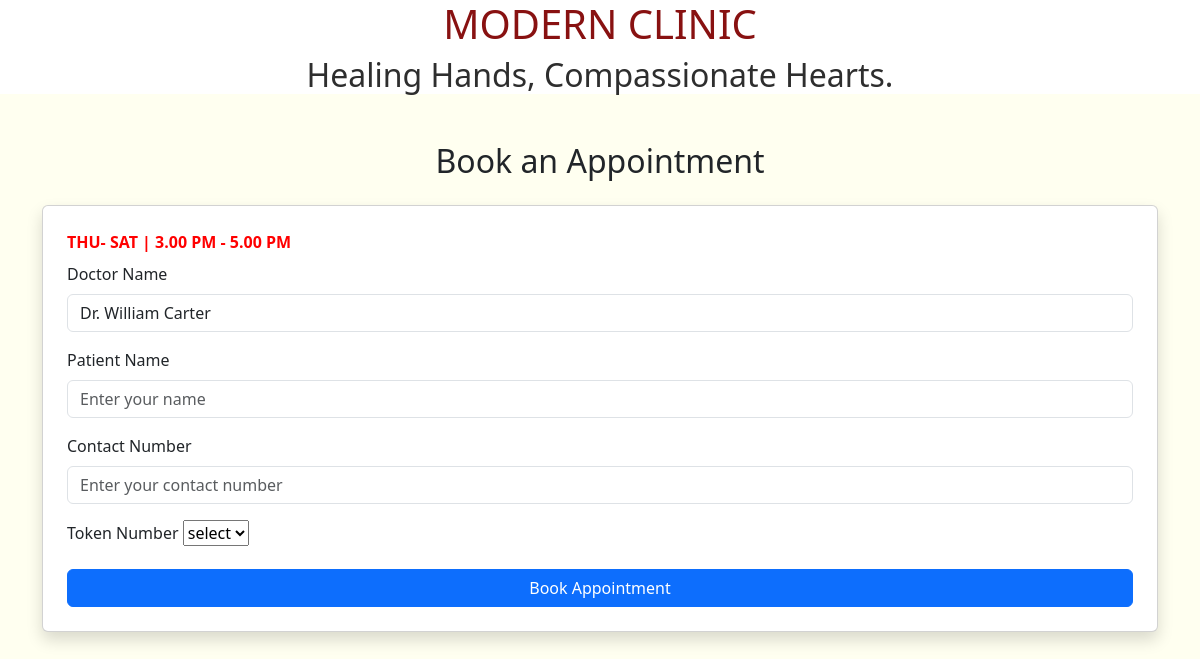
/booking/appointment/2, run on an earlier commit of the app's database.
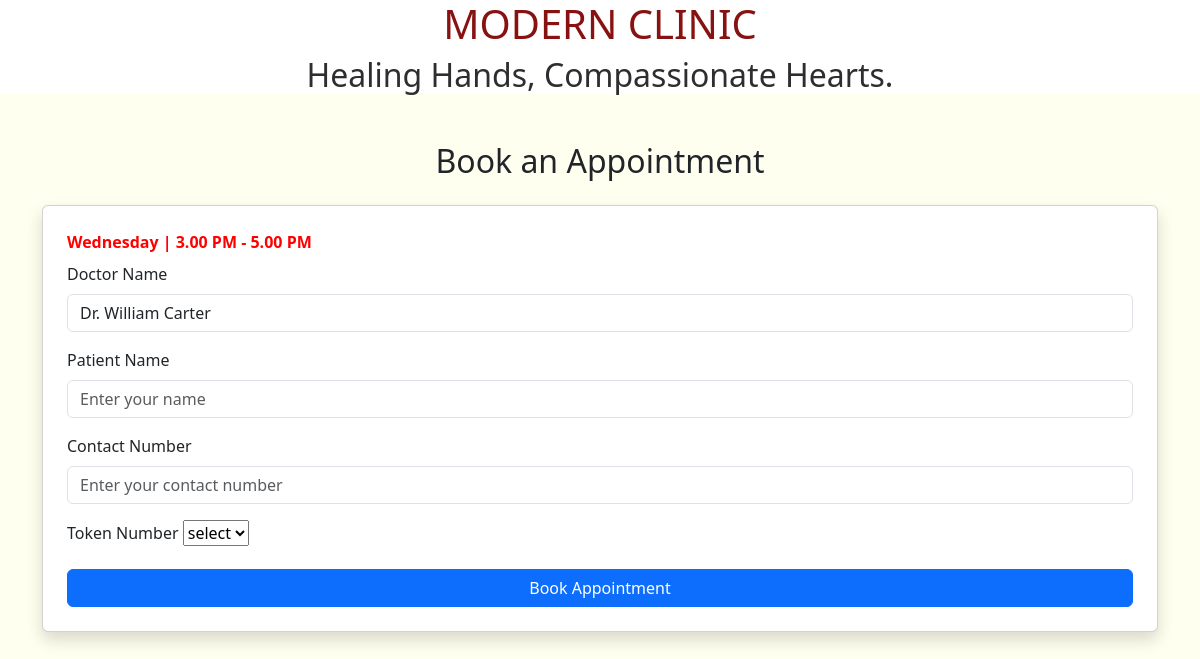
And on a later commit of the database.
### booking/models.py (models this page shows, shortened)
class TeamofDoctors(models.Model):
    name = models.CharField(max_length=50,null=True,blank=True)
    specialization = models.CharField(max_length=50,null=True,blank=True)
    op_date = models.CharField(max_length=250,null=True,blank=True)

### booking/views.py (the view)
# urls.py: path('appointment/<int:doctor_id>',views.appointment_page,name="appointment")
def appointment_page(request,doctor_id):
    doctor = TeamofDoctors.objects.get(id=doctor_id)
    tokens = Token.objects.filter(doctor=doctor,is_booked=False)
    return render(request,"booking/appointment.html",{'doctor':doctor,'tokens':tokens})

### booking/templates/booking/appointment.html (shortened to what this page needs)
<!DOCTYPE html>
{% extends 'booking/home.html'%}
{% block content %}
<html lang="en">
<head>
    <link rel="stylesheet" href="https://cdn.jsdelivr.net/npm/bootstrap@5.3.0/dist/css/bootstrap.min.css">
</head>
<body>
<div class="container mt-5">
    <h2 class="text-center mb-4">Book an Appointment</h2>
    <div class="card p-4 shadow">
        <form>
            <strong><label style="color: red;" for="" class="form-label">{{doctor.op_date}}</label></strong>
            <div class="mb-3">
                <label for="patientName" class="form-label">Doctor Name</label>
                <input type="text" class="form-control" id="patientName" value="{{doctor.name}}" readonly>
            </div>
            <div class="mb-3">
                <label for="patientName" class="form-label">Patient Name</label>
                <input type="text" class="form-control" id="patientName" placeholder="Enter your name" required>
            </div>
            <div class="mb-3">
                <label for="contactNumber" class="form-label">Contact Number</label>
                <input type="tel" class="form-control" id="contactNumber" placeholder="Enter your contact number" required>
            </div>
            <div class="mb-3">
                <label for="tokenNumber" class="form-label">Token Number</label>
                <select name="" id="">
                    <option>select</option>
                </select>
            </div>
            <button type="submit" class="btn btn-primary w-100">Book Appointment</button>
        </form>
    </div>
</div>
{% endblock %}

What changed in the data, as far as the page shows it:
changed TeamofDoctors "Dr. William Carter": op_date "THU- SAT | 3.00 PM - 5.00 PM" → "Wednesday | 3.00 PM - 5.00 PM"
